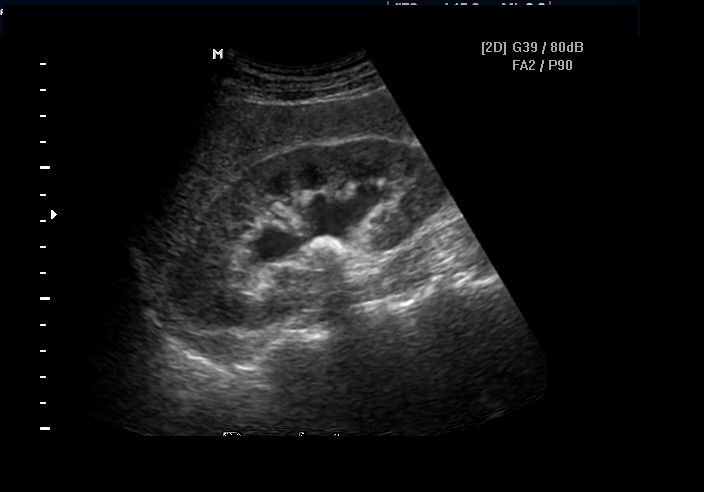
%> input picture Menu_Driven_Program/Image With Stone/1.jpg, 704 x 492 px
$ octave 'Menu Driven Prg.m'   (GNU Octave 9; MATLAB toolbox functions it lacks are replaced by stand-ins)
%> lines starting %> are read from the running program, lines starting %| are printed output that depends on the picture; in (x1, y1, x2, y2) boxes, pixels count from 0 and x2, y2 are one past the last pixel; in counts of white or black regions, pixels touching at a corner belong together; the program's own positions count from 1
clc
clear all
close all
warning off

% Define pixels per millimeter (example value, you need to calibrate this)
pixelsPerMM = 10; % Replace this with the actual value

% Define folder paths for the images
folderWithStone = 'C:\Users\tejas\Documents\MATLAB\Image With Stone';
folderWithoutStone = 'C:\Users\tejas\Documents\MATLAB\Image Without Stone';

% Create a custom menu for image selection with increased window size
choice = listdlg('PromptString', 'Choose an image type:', ...
                 'SelectionMode', 'single', ...
                 'ListString', {'Image with Stone', 'Image without Stone'}, ...
                 'ListSize', [400, 200]); % Adjust the ListSize as needed
%> the answer given: 1

% Check if the user made a selection
if isempty(choice)
    disp('User canceled selection.');
    return;
end

% Select folder based on user's choice
if choice == 1
    folderPath = folderWithStone;
else
    folderPath = folderWithoutStone;
end

% Prompt user to select the image file from the chosen folder
[filename, pathname] = uigetfile({'*.*', 'All Files'}, 'Select Image', folderPath);
%> the answer given: Image With Stone/1.jpg

% Check if the user canceled the file selection
if isequal(filename, 0) || isequal(pathname, 0)
    disp('User canceled file selection.');
    return;
else
    filepath = fullfile(pathname, filename);
end

% Load and display the selected image
a = imread(filepath);
%> a is the input picture: size 492x704x3 uint8; mean R, G, B 20.4, 20.5, 20.6
imshow(a);
title('Original Image');

% Convert to grayscale and display
b = rgb2gray(a);
figure;
imshow(b);
title('Grayscale Image');
impixelinfo;

% Binarize the image and display
c = b > 10;
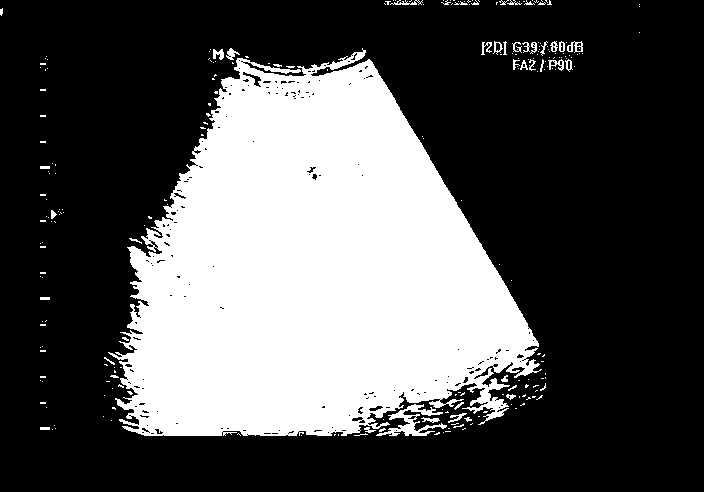
%> c: size 492x704 logical; 32.5% white; 244 white regions (206 under 20 px), largest, box (x1, y1, x2, y2) and area: (108, 48, 542, 436) 109262, (376, 404, 447, 436) 759, (567, 41, 583, 53) 93
figure;
imshow(c);
title('Binary Image');

% Fill holes and display
d = imfill(c, 'holes');
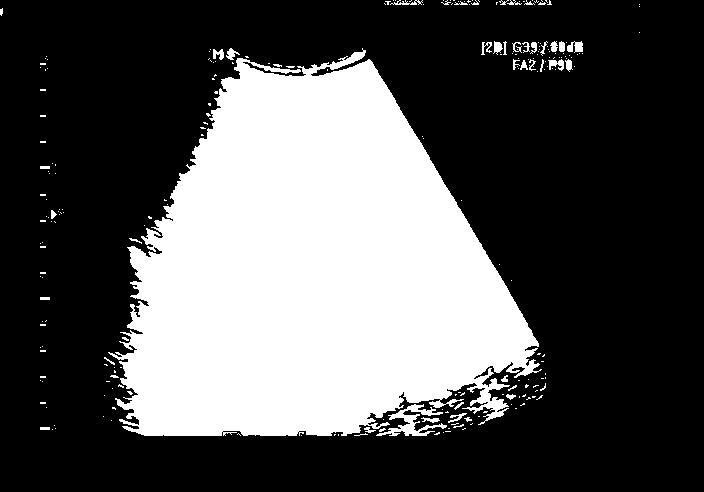
%> d: size 492x704 logical; 32.8% white; 243 white regions (205 under 20 px), largest, box (x1, y1, x2, y2) and area: (108, 48, 542, 436) 110185, (376, 404, 447, 436) 774, (567, 41, 583, 53) 129
figure;
imshow(d);
title('Hole Filled Image');

% Remove small objects and display
e = bwareaopen(d, 1000);
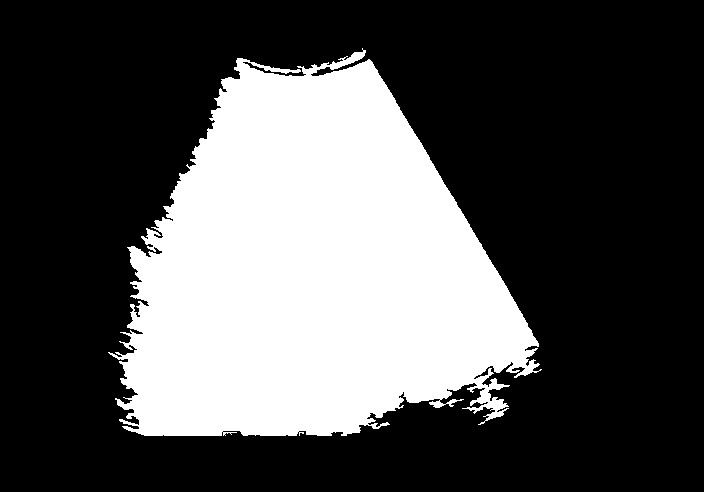
%> e: size 492x704 logical; 31.8% white; 1 white region, box (x1, y1, x2, y2) and area: (108, 48, 542, 436) 110185
figure;
imshow(e);
title('Small Objects Removed');

% Preprocess the image and display
% Adding 50: This shifts all the pixel values in the adjusted image up by 50 units
PreprocessedImage = uint8(double(a) .* repmat(e, [1 1 3]));
figure;
imshow(PreprocessedImage);
title('Preprocessed Image');

% Adjust image intensity values or contrast.
PreprocessedImage = imadjust(PreprocessedImage, [0.3 0.7], []) + 50;
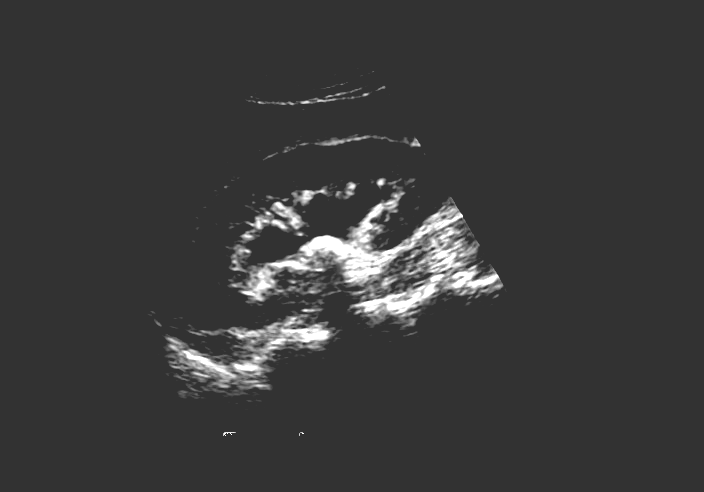
%> PreprocessedImage: size 492x704x3 uint8; min 50, max 255, mean 58
figure;
imshow(PreprocessedImage);
title('Adjusted Image');

% Convert to grayscale and display
uo = rgb2gray(PreprocessedImage);
figure;
imshow(uo);
title('Gray Adjusted Image');

% Apply median filter and display to remove noise.
mo = medfilt2(uo, [5 5]);
figure;
imshow(mo);
title('Median Filtered Image');

% Further binarize and display
po = mo > 250;
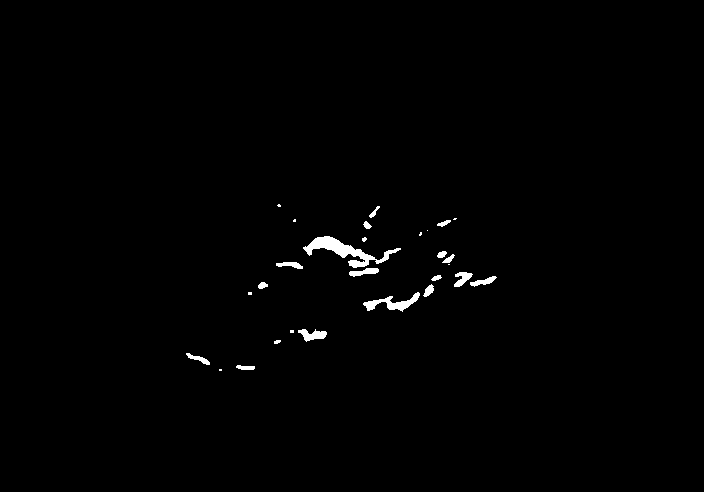
%> po: size 492x704 logical; 0.82% white; 28 white regions (10 under 20 px), largest, box (x1, y1, x2, y2) and area: (303, 236, 401, 268) 951, (363, 292, 420, 312) 410, (298, 329, 327, 342) 211
figure;
imshow(po);
title('Final Binary Image');

% Define region of interest
[r, c, ~] = size(po); % r=row, c=col, ~=placeholder for 3D
%> r = 492; c = 704
x1 = r / 2;           % set to the middle of the image's height.
%> x1 = 246
y1 = c / 3;           % set to one-third of the image's width.
%> y1 = 234.7
row = [x1 x1+200 x1+200 x1];    % vertical rectangle starting at x1 and extending 200 pixels downward.
%> row = [246 446 446 246]
col = [y1 y1 y1+40 y1+40];      % horizontal rectangle starting at y1 and extending 40 pixels to the right.
%> col = [234.7 234.7 274.7 274.7]
BW = roipoly(po, row, col);
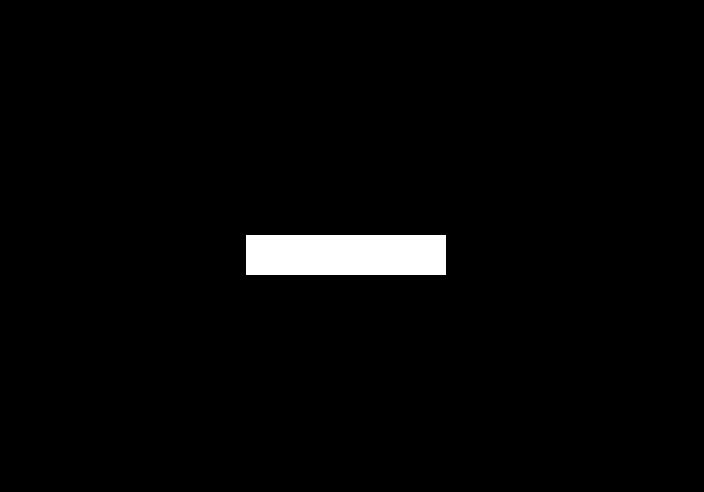
%> BW: size 492x704 logical; 2.3% white; 1 white region, box (x1, y1, x2, y2) and area: (246, 235, 446, 275) 8000
figure;
imshow(BW);
title('Region of Interest');

% Apply mask and display
k = po .* double(BW);
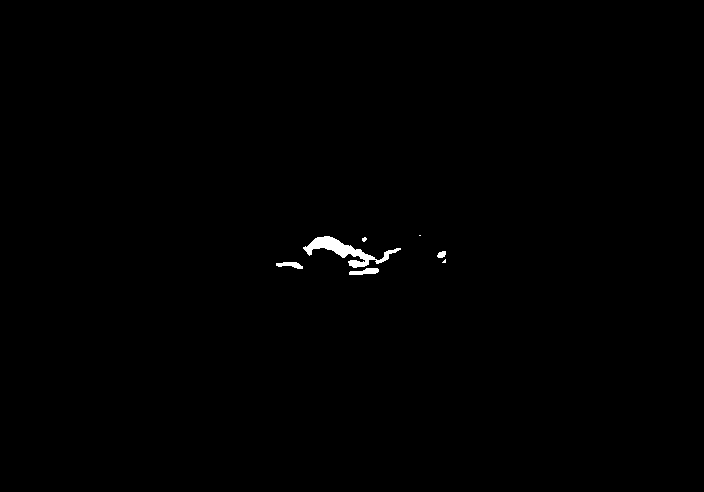
%> k: size 492x704 double; values 0 (black) and 1 (white), 0.37% white; 7 white regions (3 under 20 px), largest, box (x1, y1, x2, y2) and area: (303, 236, 401, 268) 951, (349, 268, 379, 275) 141, (276, 262, 303, 269) 116, (437, 251, 446, 258) 48
figure;
imshow(k);
title('Masked Image');

% Remove small objects and label connected components
M = bwareaopen(k, 4);
[ya, number] = bwlabel(M);
%> ya: size 492x704 double; 7 distinct labels, from 0 to 6
%> number = 6

if number >= 1
    disp('Stone is Detected');
    % Measure properties of image regions
    stats = regionprops(M, 'MajorAxisLength');
%> stats = 6 regions; MajorAxisLength: 29.93, 95.66, 33.68, 5.51, 9.98, 5.03
    % Convert length from pixels to millimeters
    stoneLengthPixels = max([stats.MajorAxisLength]);
%> stoneLengthPixels = 95.66
    stoneLengthMM = stoneLengthPixels / pixelsPerMM;
%> stoneLengthMM = 9.57
    disp(['Length of the detected stone: ', num2str(stoneLengthMM), ' mm']);
%| Length of the detected stone: 9.5659 mm
else
    disp('No Stone is detected');
end
